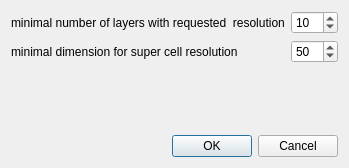
<?xml version="1.0" encoding="UTF-8"?>
<ui version="4.0">
 <class>GuiCreateHexIbMesh</class>
 <widget class="QDialog" name="GuiCreateHexIbMesh">
  <property name="geometry">
   <rect>
    <x>0</x>
    <y>0</y>
    <width>318</width>
    <height>168</height>
   </rect>
  </property>
  <property name="windowTitle">
   <string>Dialog</string>
  </property>
  <layout class="QVBoxLayout" name="verticalLayout">
   <item>
    <layout class="QFormLayout" name="formLayout">
     <item row="0" column="0">
      <widget class="QLabel" name="label">
       <property name="text">
        <string>minimal number of layers with requested  resolution</string>
       </property>
      </widget>
     </item>
     <item row="0" column="1">
      <widget class="QSpinBox" name="m_SpinBoxMinNumLayers">
       <property name="value">
        <number>10</number>
       </property>
      </widget>
     </item>
     <item row="1" column="1">
      <widget class="QSpinBox" name="m_SpinBoxMinDim">
       <property name="minimum">
        <number>10</number>
       </property>
       <property name="maximum">
        <number>200</number>
       </property>
       <property name="value">
        <number>50</number>
       </property>
      </widget>
     </item>
     <item row="1" column="0">
      <widget class="QLabel" name="label_2">
       <property name="text">
        <string>minimal dimension for super cell resolution</string>
       </property>
      </widget>
     </item>
    </layout>
   </item>
   <item>
    <spacer name="verticalSpacer">
     <property name="orientation">
      <enum>Qt::Vertical</enum>
     </property>
     <property name="sizeHint" stdset="0">
      <size>
       <width>20</width>
       <height>177</height>
      </size>
     </property>
    </spacer>
   </item>
   <item>
    <widget class="QDialogButtonBox" name="buttonBox">
     <property name="orientation">
      <enum>Qt::Horizontal</enum>
     </property>
     <property name="standardButtons">
      <set>QDialogButtonBox::Cancel|QDialogButtonBox::Ok</set>
     </property>
    </widget>
   </item>
  </layout>
 </widget>
 <resources/>
 <connections>
  <connection>
   <sender>buttonBox</sender>
   <signal>accepted()</signal>
   <receiver>GuiCreateHexIbMesh</receiver>
   <slot>accept()</slot>
   <hints>
    <hint type="sourcelabel">
     <x>248</x>
     <y>254</y>
    </hint>
    <hint type="destinationlabel">
     <x>157</x>
     <y>274</y>
    </hint>
   </hints>
  </connection>
  <connection>
   <sender>buttonBox</sender>
   <signal>rejected()</signal>
   <receiver>GuiCreateHexIbMesh</receiver>
   <slot>reject()</slot>
   <hints>
    <hint type="sourcelabel">
     <x>316</x>
     <y>260</y>
    </hint>
    <hint type="destinationlabel">
     <x>286</x>
     <y>274</y>
    </hint>
   </hints>
  </connection>
 </connections>
</ui>
